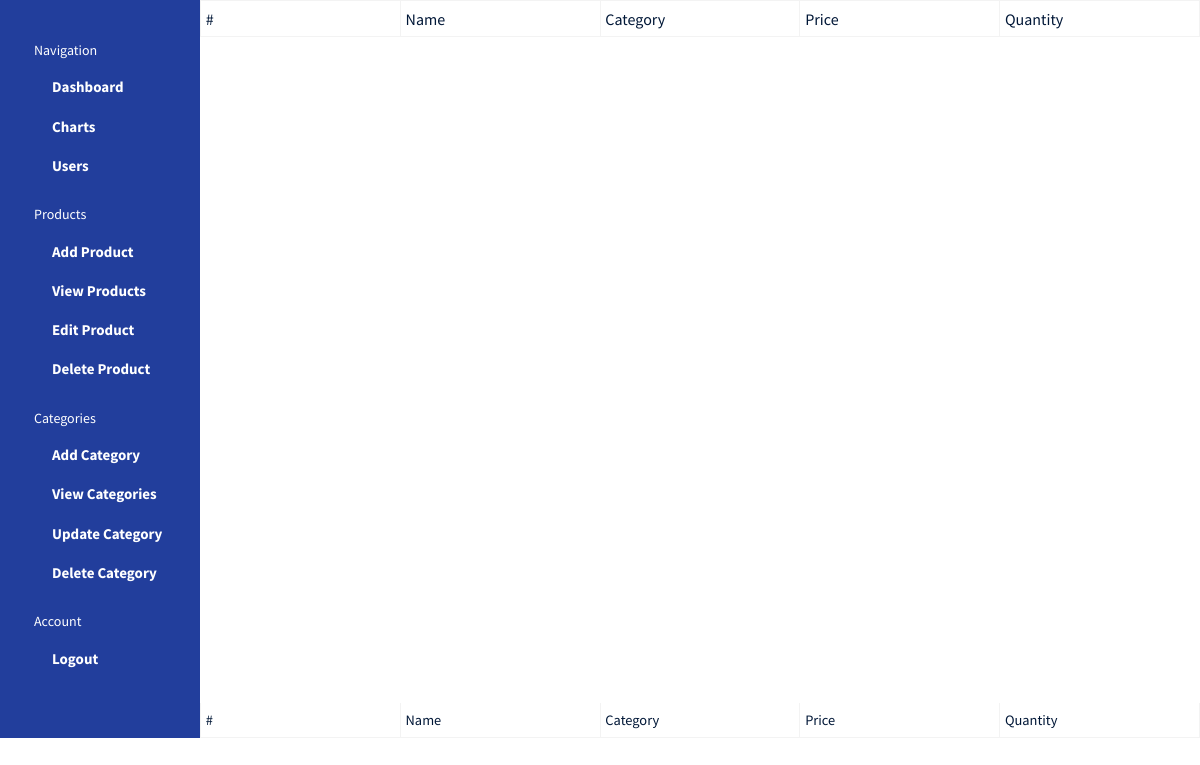
/product-view/, run on an earlier commit of the app's database.
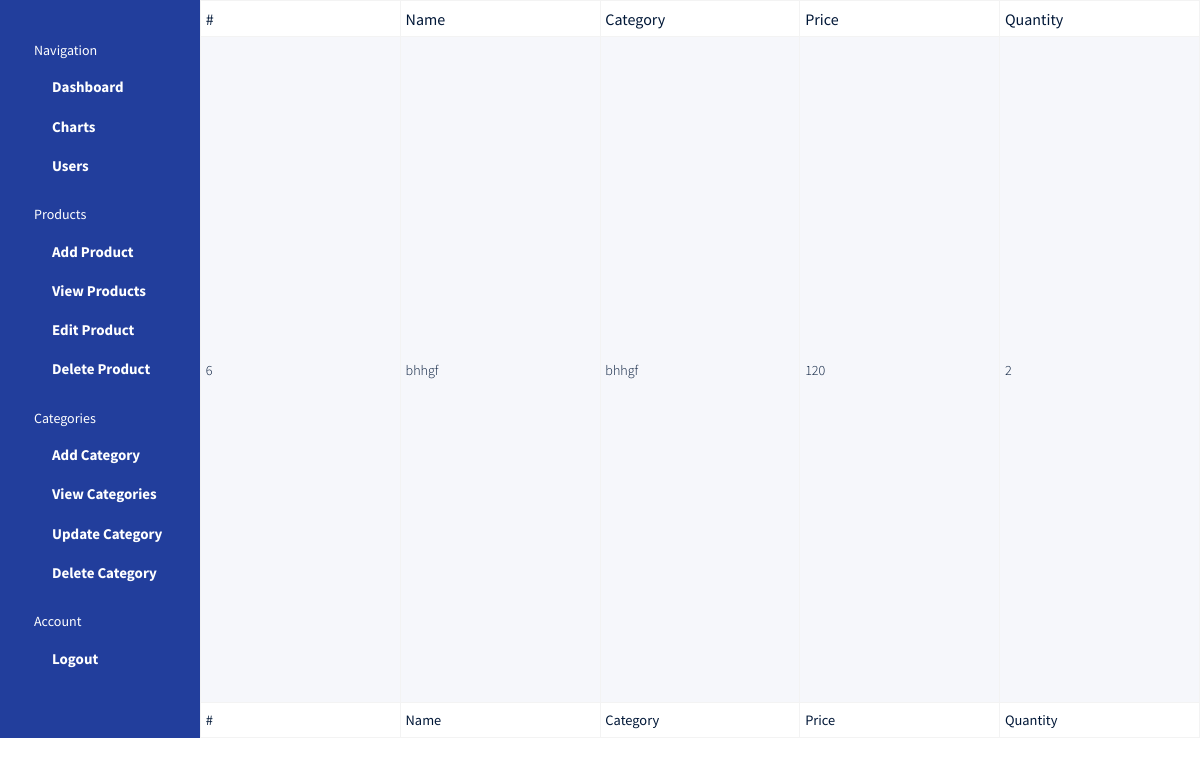
And on a later commit of the database.
### Home/models.py (models this page shows, shortened)
class Product(models.Model):
    name = models.CharField(verbose_name="Product Name:", max_length=80)
    description = models.TextField(verbose_name="Product Description:", max_length=300)
    image = models.ImageField(verbose_name="Product Image:", upload_to='static/')
    category = models.ForeignKey(Category, verbose_name="Product Category:", max_length=100, on_delete=models.CASCADE)
    price = models.CharField(verbose_name="Product Price:", max_length=80)
    quantity = models.IntegerField(verbose_name="Product Quantity:")

class Category(models.Model):
    name = models.CharField(verbose_name="Category Name:", max_length=80)
    def __str__(self):
        return self.name
    class Meta:
        verbose_name_plural = "Categories"

### Home/views.py (the view)
# urls.py: path("product-view/", viewProduct, name="view_prod"),
def viewProduct(request):
    product = Product.objects.all()
    return render(request, 'pages/view-product.html', {
        'product':product
    })

### templates/pages/view-product.html (shortened to what this page needs)
<!DOCTYPE html>
<html lang="en">
{% load static %}
<head>
  <link rel="stylesheet" href="https://use.fontawesome.com/releases/v5.11.2/css/all.css">
  <link rel="stylesheet" href="{% static 'css/mdb/css/bootstrap.min.css' %}">
  <link rel="stylesheet" href="{% static 'css/mdb/css/style.css' %}">
  <link rel="stylesheet" href="{% static 'css/mdb/css/mdb.min.css' %}">
  <link href="{% static 'css/mdb/css/addons/datatables.min.css' %}" rel="stylesheet">
  <link rel="stylesheet" href="{% static 'css/mdb/css/style.css' %}">
  <link rel="stylesheet" href="{% static 'css/superuser.css' %}">
</head>
<body>
  <div class="container-scroller d-flex">
    <nav class="sidebar sidebar-offcanvas" id="sidebar">
      <ul class="nav">
        <li class="nav-item sidebar-category">
          <p>Navigation</p>
        </li>
        <li class="nav-item">
          <a class="nav-link" href="{% url 'Home' %}">
            <span class="menu-title">Dashboard</span>
          </a>
        </li>
        <li class="nav-item">
          <a class="nav-link" href="{% url 'charts' %}">
            <span class="menu-title">Charts</span>
          </a>
        </li>
        <li class="nav-item">
          <a class="nav-link" href="{% url 'users' %}">
            <span class="menu-title">Users</span>
          </a>
        </li>
        <li class="nav-item sidebar-category">
          <p>Products</p>
        </li>
        <li class="nav-item">
            <a class="nav-link" href="{% url 'add_prod' %}">
              <span class="menu-title">Add Product</span>
            </a>
          </li>
          <li class="nav-item">
            <a class="nav-link" href="{% url 'view_prod' %}">
              <span class="menu-title">View Products</span>
            </a>
          </li>
          <li class="nav-item">
            <a class="nav-link" href="{% url 'edit_prod' %}">
              <span class="menu-title">Edit Product</span>
            </a>
          </li>
          <li class="nav-item">
            <a class="nav-link" href="{% url 'delete_prod' %}">
              <span class="menu-title">Delete Product</span>
            </a>
          </li>
        <li class="nav-item sidebar-category">
          <p>Categories</p>
        </li>
        <li class="nav-item">
            <a class="nav-link" href="{% url 'add_cat' %}">
              <span class="menu-title">Add Category</span>
            </a>
          </li>
          <li class="nav-item">
            <a class="nav-link" href="{% url 'view_cat' %}">
              <span class="menu-title">View Categories</span>
            </a>
          </li>
          <li class="nav-item">
            <a class="nav-link" href="{% url 'edit_cat' %}">
              <span class="menu-title">Update Category</span>
            </a>
          </li>
          <li class="nav-item">
            <a class="nav-link" href="{% url 'delete_cat' %}">
              <span class="menu-title">Delete Category</span>
            </a>
          </li>
          <li class="nav-item sidebar-category">
            <p>Account</p>
          </li>
          <li class="nav-item">
            <a class="nav-link" href="{% url 'logout' %}">
              <span class="menu-title">Logout</span>
            </a>
          </li>
      </ul>
    </nav>
    <table id="dtBasicExample" class="table table-striped table-bordered table-sm" cellspacing="0" width="100%">
  <thead>
    <tr>
      <th class="th-sm">#
      </th>
      <th class="th-sm">Name
      </th>
      <th class="th-sm">Category
      </th>
      <th class="th-sm">Price
      </th>
      <th class="th-sm">Quantity
      </th>
    </tr>
  </thead>
  <tbody>
  {% for product in product %}
    <tr>
      <td>{{ product.id }}</td>
      <td>{{ product.name }}</td>
      <td>{{ product.category }}</td>
      <td>{{ product.price }}</td>
      <td>{{ product.quantity }}</td>
    </tr>
  {% endfor %}
  </tbody>
  <tfoot>
    <tr>
      <th>#
      </th>
      <th>Name
      </th>
      <th>Category
      </th>
      <th>Price
      </th>
      <th> Quantity
      </th>
    </tr>
  </tfoot>
</table>
  </div>
</body>
</html>

What changed in the data, as far as the page shows it:
added Product: id "6", name "bhhgf", category "bhhgf", price "120", quantity "2"
